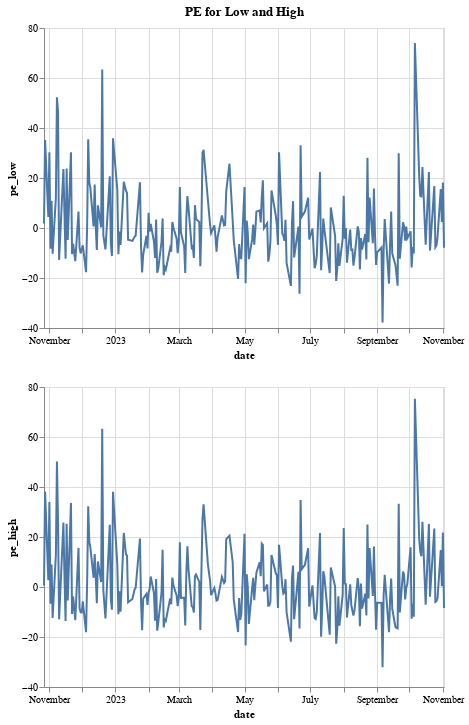

Notebook cell for this chart:
### Markdown cell above
### CVAE Predictions - With Sentiment

### Code cell
show_results('data/predictions_cvae83_sent.pkd')

### Figure 1 — Vega-Lite specification as saved in the notebook (floating-point values rounded to 4 significant figures; data arrays with more than 128 entries replaced by an {"elided": "..."} marker saying what was removed)
{"config": {"view": {"continuousWidth": 400, "continuousHeight": 300}}, "vconcat": [{"mark": "line", "encoding": {"x": {"type": "temporal", "field": "date"}, "y": {"type": "quantitative", "field": "pe_low"}}, "title": "PE for Low and High"}, {"mark": "line", "encoding": {"x": {"type": "temporal", "field": "date"}, "y": {"type": "quantitative", "field": "pe_high"}}}], "data": {"name": "data-2c10a0c88ffa38ada63784e1554f87d7"}, "$schema": "https://vega.github.io/schema/vega-lite/v4.8.1.json", "datasets": {"data-2c10a0c88ffa38ada63784e1554f87d7": {"elided": "233 records"}}}
